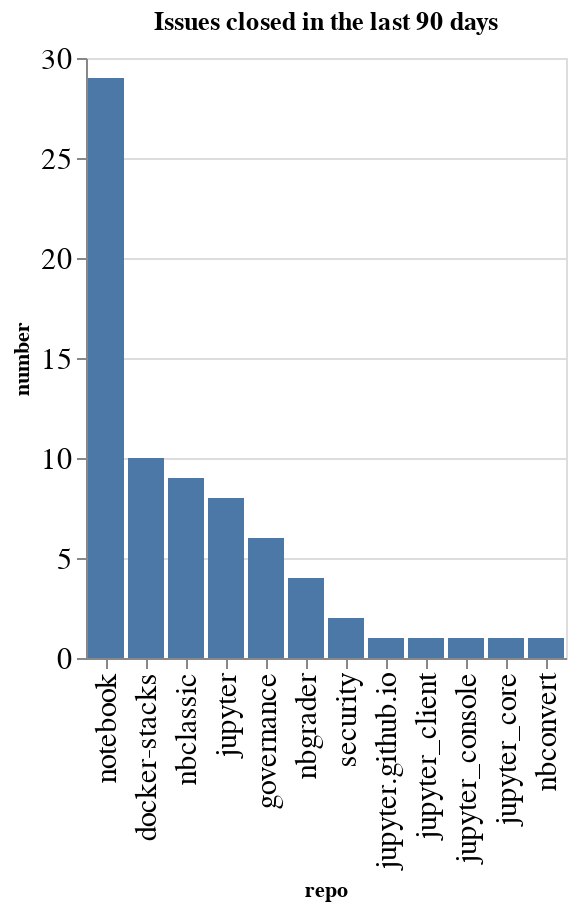

Notebook code for this chart:
### Code cell
closed_counts = closed.groupby(['org', 'repo']).count()['number'].reset_index()
closed_counts['org/repo'] = closed_counts.apply(lambda a: a['org'] + '/' + a['repo'], axis=1)
sorted_vals = closed_counts.sort_values(['number'], ascending=False)['repo'].values
alt.Chart(data=closed_counts, title=f"Issues closed in the last {n_days} days").mark_bar().encode(
    x=alt.X('repo', sort=alt.Sort(sorted_vals.tolist())),
    y='number',
)

### Figure 1 — Vega-Lite specification as saved in the notebook (floating-point values rounded to 4 significant figures)
{"config": {"axisLeft": {"labelFontSize": 15}, "axisBottom": {"labelFontSize": 15}}, "data": {"name": "data-7a8022d9779aeef4934de28ac3d1bb36"}, "mark": {"type": "bar"}, "encoding": {"x": {"field": "repo", "sort": ["notebook", "docker-stacks", "nbclassic", "jupyter", "governance", "nbgrader", "security", "jupyter.github.io", "jupyter_client", "jupyter_console", "jupyter_core", "nbconvert"], "type": "nominal"}, "y": {"field": "number", "type": "quantitative"}}, "title": "Issues closed in the last 90 days", "$schema": "https://vega.github.io/schema/vega-lite/v5.20.1.json", "datasets": {"data-7a8022d9779aeef4934de28ac3d1bb36": [{"org": "jupyter", "repo": "docker-stacks", "number": 10, "org/repo": "jupyter/docker-stacks"}, {"org": "jupyter", "repo": "governance", "number": 6, "org/repo": "jupyter/governance"}, {"org": "jupyter", "repo": "jupyter", "number": 8, "org/repo": "jupyter/jupyter"}, {"org": "jupyter", "repo": "jupyter.github.io", "number": 1, "org/repo": "jupyter/jupyter.github.io"}, {"org": "jupyter", "repo": "jupyter_client", "number": 1, "org/repo": "jupyter/jupyter_client"}, {"org": "jupyter", "repo": "jupyter_console", "number": 1, "org/repo": "jupyter/jupyter_console"}, {"org": "jupyter", "repo": "jupyter_core", "number": 1, "org/repo": "jupyter/jupyter_core"}, {"org": "jupyter", "repo": "nbclassic", "number": 9, "org/repo": "jupyter/nbclassic"}, {"org": "jupyter", "repo": "nbconvert", "number": 1, "org/repo": "jupyter/nbconvert"}, {"org": "jupyter", "repo": "nbgrader", "number": 4, "org/repo": "jupyter/nbgrader"}, {"org": "jupyter", "repo": "notebook", "number": 29, "org/repo": "jupyter/notebook"}, {"org": "jupyter", "repo": "security", "number": 2, "org/repo": "jupyter/security"}]}}
